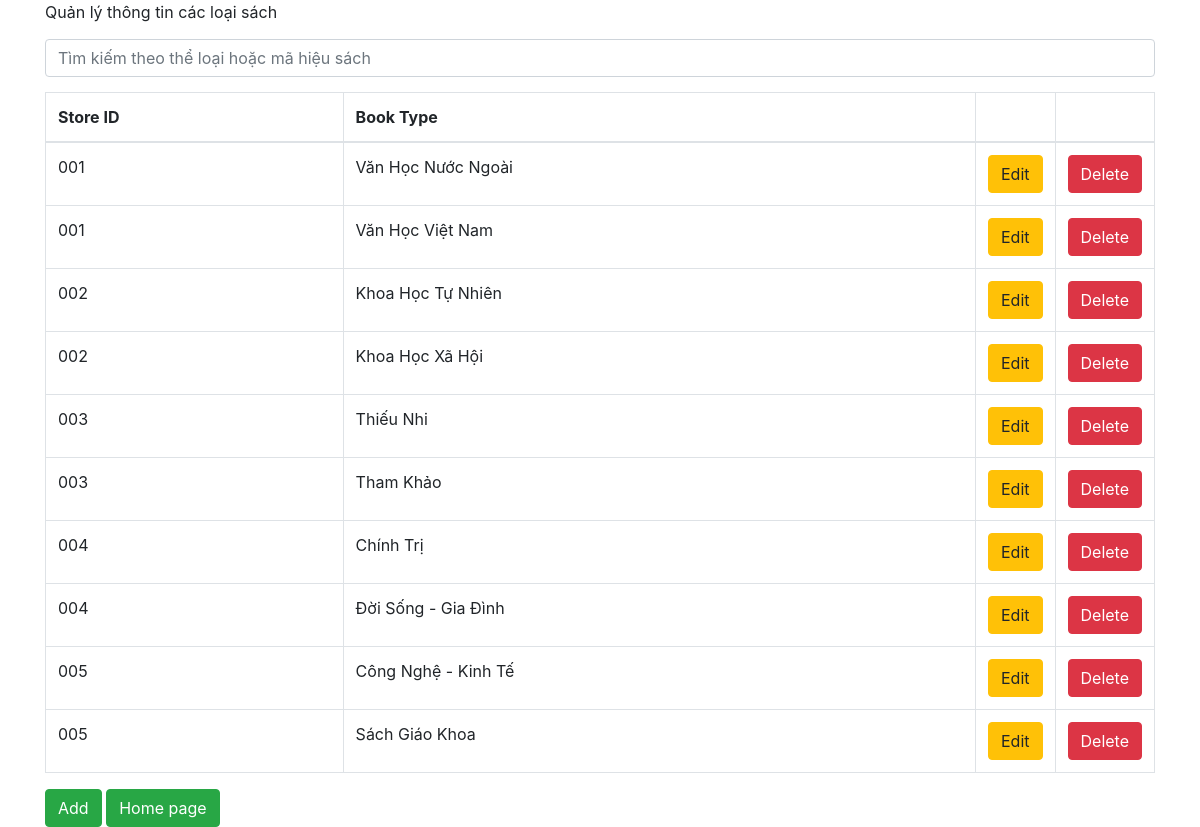
Screenshot of /typeofbook.php with the database file from the repository.
### tables this page shows
CREATE TABLE `storagetypebook` (
  `TIDStorage` char(7) NOT NULL,
  `TypeBook` varchar(50) NOT NULL,
  `ID` int(11) NOT NULL
);

### dbhelp.php (called while the page is built, shortened)
<?php
function executeResult($sql){
    $conn = mysqli_connect(HOST, USERNAME, PASSWORD, DATABASE);
    $resultset = mysqli_query($conn, $sql);
    $list = [];
    while($row = mysqli_fetch_array($resultset, 1)){
        $list[] = $row;
    }
    return $list;
}

### typeofbook.php (the view, shortened to what this page needs)
<?php
require_once ('dbhelp.php');
?>
<!DOCTYPE html>
<html>
<head>
	<link rel="stylesheet" href="https://maxcdn.bootstrapcdn.com/bootstrap/4.4.1/css/bootstrap.min.css">
</head>
<body>
	<div class="container">
		<div class="panel panel-primary">
			<div class="panel-heading">
				Quản lý thông tin các loại sách
				<form method="get">
					<input type="text" name="s" class="form-control" style="margin-top: 15px; margin-bottom: 15px;" placeholder="Tìm kiếm theo thể loại hoặc mã hiệu sách">
				</form>
			</div>
			<div class="panel-body">
				<table class="table table-bordered">
					<thead>
						<tr>
							<th>Store ID</th>
                            <th>Book Type</th>
							<th width="60px"></th>
							<th width="60px"></th>
						</tr>
					</thead>
					<tbody>
                        <?php
                        if (isset($_GET['s']) && $_GET['s'] != '') {
                            $sql = 'select * from storagetypebook where TypeBook like "%'.$_GET['s'].'%" OR TIDStorage like "%'.$_GET['s'].'%"
									order by TIDStorage ASC';
                        } else {
                            $sql = 'select * from storagetypebook
									order by TIDStorage ASC';
                        }
                        $studentList = executeResult($sql);
                        foreach ($studentList as $std) {
                            echo '<tr>
                                    <td>'.$std['TIDStorage'].'</td>
									<td>'.$std['TypeBook'].'</td>
									<td><button class="btn btn-warning" onclick=\'window.open("modifytypeofbook.php?id='.$std['ID'].'","_self")\'>Edit</button></td>
									<td><button class="btn btn-danger" onclick="deletetob('.$std['ID'].')">Delete</button></td>
									</tr>';
                        }
                        ?>
					</tbody>
				</table>
				<button class="btn btn-success" onclick="window.open('addnewtypeofbook.php', '_self')">Add</button>
                <button class="btn btn-success" onclick="window.open('index.php', '_self')">Home page</button>
			</div>
		</div>
	</div>
</body>
</html>

### rows the page displays
storagetypebook: TIDStorage "001", TypeBook "Văn Học Nước Ngoài"
storagetypebook: TIDStorage "001", TypeBook "Văn Học Việt Nam"
storagetypebook: TIDStorage "002", TypeBook "Khoa Học Tự Nhiên"
storagetypebook: TIDStorage "002", TypeBook "Khoa Học Xã Hội"
storagetypebook: TIDStorage "003", TypeBook "Thiếu Nhi"
storagetypebook: TIDStorage "003", TypeBook "Tham Khảo"
storagetypebook: TIDStorage "004", TypeBook "Chính Trị"
storagetypebook: TIDStorage "004", TypeBook "Đời Sống - Gia Đình"
storagetypebook: TIDStorage "005", TypeBook "Công Nghệ - Kinh Tế"
storagetypebook: TIDStorage "005", TypeBook "Sách Giáo Khoa"
